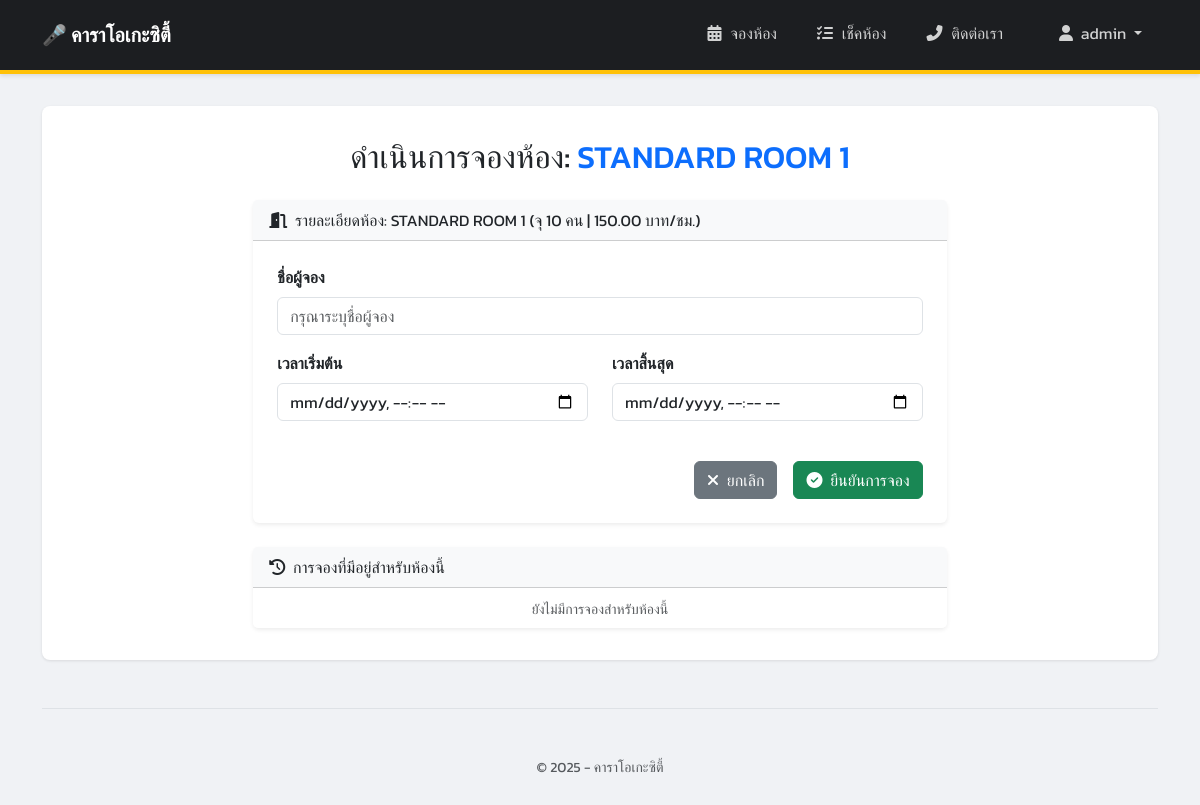
The page /room/4/book/ (signed in) on the database its author committed.
### booking/models.py (models this page shows, shortened)
class Room(models.Model):
    name = models.CharField(max_length=100, unique=True) # ชื่อห้อง (ไม่ซ้ำกัน)
    capacity = models.PositiveIntegerField()             # ความจุ (จำนวนเต็มบวก)
    price_per_hour = models.DecimalField(max_digits=8, decimal_places=2) # ราคาต่อชั่วโมง

### booking/views.py (the view)
# urls.py: path('room/<int:room_id>/book/', views.booking_view, name='booking_view'), # หน้าฟอร์มจอง
@login_required
def booking_view(request, room_id):
    room = get_object_or_404(Room, pk=room_id) # ดึงห้องที่ต้องการ ถ้าไม่เจอก็ 404
    if request.method == 'POST':
        form = BookingForm(request.POST, room=room) # ส่ง room เข้าไปใน form (ถ้าจำเป็น)
        if form.is_valid():
            start_time = form.cleaned_data['start_time']
            end_time = form.cleaned_data['end_time']
            overlapping_bookings = Booking.objects.filter(
                room=room,
                start_time__lt=end_time, # การจองที่มีอยู่ เริ่มก่อนเวลาสิ้นสุดใหม่
                end_time__gt=start_time   # การจองที่มีอยู่ สิ้นสุดหลังเวลาเริ่มต้นใหม่
            ).exists() # แค่เช็คว่ามีหรือไม่
            if overlapping_bookings:
                messages.error(request, f"ขออภัย ห้อง {room.name} ไม่ว่างในช่วงเวลาที่ท่านเลือก")
                context = {'form': form, 'room': room}
                return render(request, 'booking/booking_form.html', context)
            elif start_time < timezone.now():
                 messages.error(request, "ไม่สามารถจองเวลาย้อนหลังได้")
                 context = {'form': form, 'room': room}
                 return render(request, 'booking/booking_form.html', context)
            else:
                booking = form.save(commit=False)
                booking.room = room # กำหนดห้องให้กับการจอง
                booking.save() # บันทึกการจองลงฐานข้อมูล
                messages.success(request, f"จองห้อง {room.name} สำเร็จ!")
                return redirect(reverse('booking_success', args=[booking.id]))
        else:
            messages.error(request, "ข้อมูลการจองไม่ถูกต้อง กรุณาตรวจสอบ")
            context = {'form': form, 'room': room}
            return render(request, 'booking/booking_form.html', context)
    else: # ถ้าเป็น GET request (เข้าหน้าครั้งแรก)
        form = BookingForm(room=room) # สร้างฟอร์มเปล่า
        context = {'form': form, 'room': room}
        return render(request, 'booking/booking_form.html', context)

### booking/forms.py (shortened to what this page needs)
class BookingForm(forms.ModelForm):
    start_time = forms.DateTimeField(
        label="เวลาเริ่มต้น",
        widget=forms.DateTimeInput(attrs={'type': 'datetime-local'}),
        input_formats=['%Y-%m-%dT%H:%M'] # รูปแบบที่รับจาก input type="datetime-local"
    )
    end_time = forms.DateTimeField(
        label="เวลาสิ้นสุด",
        widget=forms.DateTimeInput(attrs={'type': 'datetime-local'}),
        input_formats=['%Y-%m-%dT%H:%M']
    )
    class Meta:
        model = Booking
        fields = ['user_name', 'start_time', 'end_time'] # ระบุ field ที่จะแสดงในฟอร์ม
        labels = {
            'user_name': 'ชื่อผู้จอง',
        }
    def __init__(self, *args, **kwargs):
        self.room = kwargs.pop('room', None) # ดึงค่า room ออกมา ถ้ามี
        super().__init__(*args, **kwargs)
        self.fields['user_name'].required = True

### booking/templates/booking/booking_form.html (shortened to what this page needs)
{% extends "booking/base.html" %}
{% load static %}
{% block content %}
    <h2 class="mb-4 text-center">
        {% if booking %}
            แก้ไขการจองห้อง: <span class="text-primary">{{ room.name }}</span>
            <p class="text-muted small">รหัสการจอง: {{ booking.id }}</p>
        {% else %}
            ดำเนินการจองห้อง: <span class="text-primary">{{ room.name }}</span>
        {% endif %}
    </h2>
    <div class="row justify-content-center">
        <div class="col-lg-8">
            <div class="card shadow-sm mb-4">
                 <div class="card-header bg-light">
                     <i class="fas fa-door-open me-1"></i> รายละเอียดห้อง: {{ room.name }} (จุ {{ room.capacity }} คน | {{ room.price_per_hour|floatformat:2 }} บาท/ชม.)
                 </div>
                <div class="card-body p-4">
                    <form method="post">
                        <div class="mb-3">
                            <label for="{{ form.user_name.id_for_label }}" class="form-label fw-bold">{{ form.user_name.label }}</label>
                            <input type="text" name="{{ form.user_name.name }}" id="{{ form.user_name.id_for_label }}"
                                   class="form-control {% if form.user_name.errors %}is-invalid{% endif %}"
                                   value="{{ form.user_name.value|default:'' }}" required placeholder="กรุณาระบุชื่อผู้จอง">
                        </div>
                        <div class="row">
                            <div class="col-md-6 mb-3">
                                <label for="{{ form.start_time.id_for_label }}" class="form-label fw-bold">{{ form.start_time.label }}</label>
                                <input type="datetime-local" name="{{ form.start_time.name }}" id="{{ form.start_time.id_for_label }}"
                                       class="form-control {% if form.start_time.errors %}is-invalid{% endif %}"
                                       value="{{ form.start_time.value|date:'Y-m-d\TH:i'|default:'' }}" required>
                            </div>
                            <div class="col-md-6 mb-3">
                                <label for="{{ form.end_time.id_for_label }}" class="form-label fw-bold">{{ form.end_time.label }}</label>
                                <input type="datetime-local" name="{{ form.end_time.name }}" id="{{ form.end_time.id_for_label }}"
                                       class="form-control {% if form.end_time.errors %}is-invalid{% endif %}"
                                       value="{{ form.end_time.value|date:'Y-m-d\TH:i'|default:'' }}" required>
                            </div>
                        </div>
                        <div class="d-grid gap-2 d-md-flex justify-content-md-end mt-4">
                            <a href="{% url 'all_bookings' %}" class="btn btn-secondary me-md-2">
                                <i class="fas fa-times me-1"></i> ยกเลิก
                            </a>
                            <button type="submit" class="btn btn-success">
                                {% if booking %}
                                    <i class="fas fa-save me-1"></i> บันทึกการแก้ไข
                                {% else %}
                                    <i class="fas fa-check-circle me-1"></i> ยืนยันการจอง
                                {% endif %}
                            </button>
                        </div>
                    </form>
                </div>
            </div>
            {% if not booking %}
            <div class="card shadow-sm">
                <div class="card-header bg-light">
                     <i class="fas fa-history me-1"></i> การจองที่มีอยู่สำหรับห้องนี้
                </div>
                <div class="list-group list-group-flush">
                     {% for b in room.bookings.all|slice:":5" %}
                         <div class="list-group-item d-flex justify-content-between align-items-center">
                             <span><i class="fas fa-user me-2 text-muted"></i>{{ b.user_name }}</span>
                             <small class="text-muted">{{ b.start_time|date:"d/m H:i" }} - {{ b.end_time|date:"H:i" }}</small>
                         </div>
                     {% empty %}
                         <div class="list-group-item text-muted text-center">
                             <small>ยังไม่มีการจองสำหรับห้องนี้</small>
                         </div>
                     {% endfor %}
                 </div>
            </div>
            {% endif %}
        </div>
    </div>
{% endblock %}

### booking/templates/booking/base.html (shortened to what this page needs)
<!DOCTYPE html>
<html lang="th">
<head>
    <link href="https://cdn.jsdelivr.net/npm/bootstrap@5.3.3/dist/css/bootstrap.min.css" rel="stylesheet">
    <link rel="stylesheet" href="https://cdnjs.cloudflare.com/ajax/libs/font-awesome/6.5.2/css/all.min.css" />
</head>
<body>
    <nav class="navbar navbar-expand-lg custom-navbar">
        <div class="container">
            <a class="navbar-brand" href="{% url 'room_list' %}">
                 🎤 คาราโอเกะซิตี้
            </a>
            <div class="collapse navbar-collapse" id="navbarSupportedContent">
              <ul class="navbar-nav ms-auto mb-2 mb-lg-0 align-items-center">
                <li class="nav-item">
                  <a class="nav-link {% if request.resolver_match.url_name == 'room_list' %}active{% endif %}" aria-current="page" href="{% url 'room_list' %}"><i class="fas fa-calendar-alt"></i> จองห้อง</a>
                </li>
                <li class="nav-item">
                  <a class="nav-link {% if request.resolver_match.url_name == 'all_bookings' %}active{% endif %}" href="{% url 'all_bookings' %}"><i class="fas fa-list-check"></i> เช็คห้อง</a>
                </li>
                <li class="nav-item">
                  <a class="nav-link" href="#" data-bs-toggle="modal" data-bs-target="#contactModal">
                    <i class="fas fa-phone-alt"></i> ติดต่อเรา
                  </a>
                </li>
                {% if user.is_authenticated %}
                    <li class="nav-item dropdown ms-lg-3">
                        <a class="nav-link dropdown-toggle" href="#" id="navbarUserDropdown" role="button" data-bs-toggle="dropdown" aria-expanded="false">
                            <i class="fas fa-user me-1"></i> {{ user.username }}
                        </a>
                    </li>
                {% else %}
                    {% comment %} --- แสดงเมื่อผู้ใช้ยังไม่ได้ล็อกอิน --- {% endcomment %}
                    <li class="nav-item login-button ms-lg-3">
                      <a class="nav-link" href="{% url 'login' %}"><i class="fas fa-user-circle"></i> เข้าสู่ระบบ</a>
                    </li>
                {% endif %}
              </ul>
            </div>
        </div>
    </nav>
    <div class="container mt-4">
        <main>
{% block content %}
            {% endblock %}
        </main>
        <footer class="pt-4 my-md-5 pt-md-5 border-top text-center">
            <small class="d-block mb-3 text-muted">&copy; 2025 - คาราโอเกะซิตี้</small>
        </footer>
    </div>
</body>
</html>

### booking/templates/booking/base.html (style rules this page uses)
body { font-family: 'Kanit', sans-serif; background-color: #f0f2f5; padding-top: 0; padding-bottom: 20px; }
.navbar.custom-navbar { background-color: #1c1e21; padding-top: 0.8rem; padding-bottom: 0.8rem; border-bottom: 4px solid #ffc107; box-shadow: 0 2px 4px rgba(0,0,0,.1); }
.navbar.custom-navbar .navbar-brand { color: #ffffff; font-weight: bold; }
.navbar.custom-navbar .navbar-nav .nav-link { color: rgba(255, 255, 255, 0.8); padding: 0.5rem 1rem; margin-left: 0.5rem; border-bottom: 4px solid transparent; transition: color 0.2s ease, border-color 0.2s ease; }
.navbar.custom-navbar .navbar-nav .nav-link i { margin-right: 5px; }
.navbar.custom-navbar .navbar-nav .dropdown-toggle { color: rgba(255, 255, 255, 0.8); }
.container { max-width: 1140px; }
main { background-color: #ffffff; padding: 2rem; border-radius: 8px; box-shadow: 0 1px 3px rgba(0,0,0,.1); margin-top: 2rem; }
footer { margin-top: 3rem; }
.card { border: none; box-shadow: 0 1px 4px rgba(0, 0, 0, 0.08); transition: transform 0.2s ease-in-out, box-shadow 0.2s ease-in-out; }
.btn-secondary { background-color: #6c757d; border-color: #6c757d; }
.btn-success { background-color: #198754; border-color: #198754; }

### rows shown on the page
Room: name "STANDARD ROOM 1", capacity "10", price_per_hour "150.00"

### other values the page prints
{{ user.username }} "admin"
